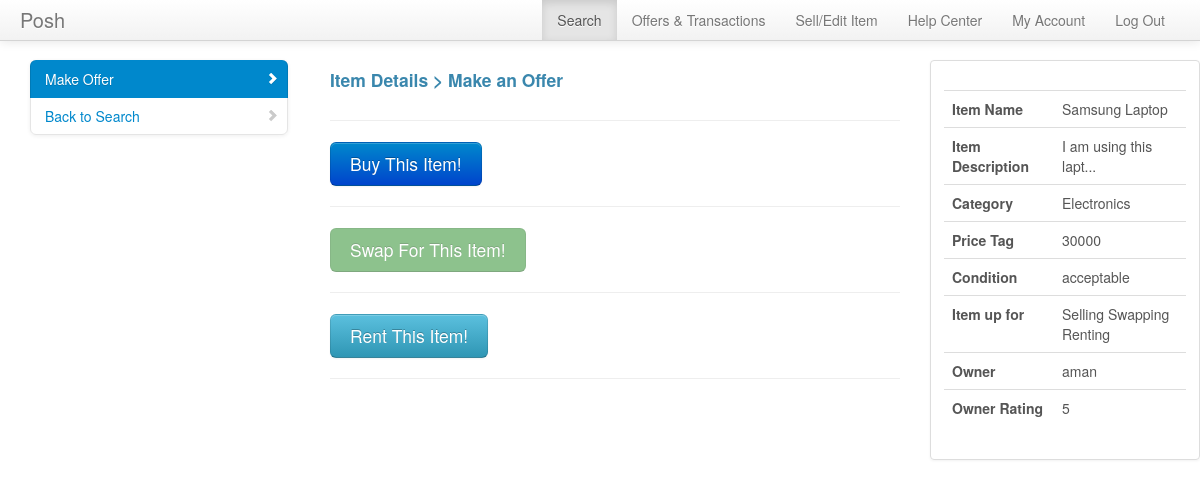
The app's page /manageoffers/makeoffer.php?itemid=52 (signed in) with its own data.
### tables this page shows
CREATE TABLE IF NOT EXISTS `inventory` (
  `itemid` int(10) NOT NULL AUTO_INCREMENT,
  `owner` varchar(20) NOT NULL,
  `itemname` varchar(40) NOT NULL,
  `category` varchar(40) NOT NULL,
  `addedon` timestamp NOT NULL DEFAULT CURRENT_TIMESTAMP,
  `pricetag` int(10) NOT NULL,
  `description` varchar(500) NOT NULL,
  `condition` varchar(20) NOT NULL,
  `image` varchar(500) DEFAULT NULL,
  PRIMARY KEY (`itemid`),
  KEY `owner` (`owner`)
);

CREATE TABLE IF NOT EXISTS `users` (
  `username` varchar(20) NOT NULL,
  `studentid` int(10) NOT NULL,
  `email` varchar(40) NOT NULL,
  `firstname` varchar(40) NOT NULL,
  `lastname` varchar(40) NOT NULL,
  `roomno` int(3) NOT NULL,
  `wing` varchar(1) NOT NULL,
  `rating` float NOT NULL DEFAULT '5',
  `password` varchar(20) NOT NULL,
  `confirmed` int(1) NOT NULL,
  `ratingno` int(11) DEFAULT '1',
  `random` int(11) DEFAULT NULL,
  PRIMARY KEY (`username`)
);

### meekrodb.2.1.class.php (called while the page is built, shortened)
<?php
class DB {
  protected static $mdb = null;
  public static function getMDB() {
    $mdb = DB::$mdb;
    if ($mdb === null) {
      $mdb = DB::$mdb = new MeekroDB();
    }
    return $mdb;
  }
  public static function query() { $args = func_get_args(); return call_user_func_array(array(DB::getMDB(), 'query'), $args); }
  public static function queryFirstRow() { $args = func_get_args(); return call_user_func_array(array(DB::getMDB(), 'queryFirstRow'), $args); }
  public static function count() { $args = func_get_args(); return call_user_func_array(array(DB::getMDB(), 'count'), $args); }
}
class MeekroDB {
  public $dbName = '';
  public $user = '';
  public $password = '';
  public $host = 'localhost';
  public $port = null;
  public $encoding = 'latin1';
  public $queryMode = 'queryAllRows';
  public $param_char = '%';
  public $named_param_seperator = '_';
  public $internal_mysql = null;
  public $num_rows = 0;
  public function __construct($host=null, $user=null, $password=null, $dbName=null, $port=null, $encoding=null) {
    if ($host === null) $host = DB::$host;
    if ($user === null) $user = DB::$user;
    if ($password === null) $password = DB::$password;
    if ($dbName === null) $dbName = DB::$dbName;
    if ($port === null) $port = DB::$port;
    if ($encoding === null) $encoding = DB::$encoding;
    $this->host = $host;
    $this->user = $user;
    $this->password = $password;
    $this->dbName = $dbName;
    $this->port = $port;
    $this->encoding = $encoding;
  }
  public function get() {
    $mysql = $this->internal_mysql;
    if ($mysql == null) {
      if (! $this->port) $this->port = ini_get('mysqli.default_port');
      $mysql = new mysqli($this->host, $this->user, $this->password, $this->dbName, $this->port);
      $mysql->set_charset($this->encoding);
      $this->internal_mysql = $mysql;
    }
    return $mysql;
  }
  public function count() { $args = func_get_args(); return call_user_func_array(array($this, 'numRows'), $args); }
  public function numRows() { return $this->num_rows; }
  public function escape($str) {
    $db = $this->get();
    return $db->real_escape_string($str);
  }
  protected function prependCall($function, $args, $prepend) {
    array_unshift($args, $prepend);
    return call_user_func_array($function, $args);
  }
  protected function wrapStr($strOrArray, $wrapChar, $escape = false) {
    if (! is_array($strOrArray)) {
      if ($escape) return $wrapChar . $this->escape($strOrArray) . $wrapChar;
      else return $wrapChar . $strOrArray . $wrapChar;
    } else {
      $R = array();
      foreach ($strOrArray as $element) {
        $R[] = $this->wrapStr($element, $wrapChar, $escape);
      }
      return $R;
    }
  }
  public function freeResult($result) {
    return $result->free();
  }
  public function parseQueryParamsNew() {
    $args = func_get_args();
    $sql = array_shift($args);
    $args_all = $args;
    $posList = array();
    $pos_adj = 0;
    $param_char_length = strlen($this->param_char);
    $named_seperator_length = strlen($this->named_param_seperator);
    $types = array(
      $this->param_char . 'll',
      $this->param_char . 'ls',
      $this->param_char . 'l',
      $this->param_char . 'li',
      $this->param_char . 'ld',
      $this->param_char . 'lb',
      $this->param_char . 's',
      $this->param_char . 'i',
      $this->param_char . 'd',
      $this->param_char . 'b',
      $this->param_char . 'ss'
    );
    foreach ($types as $type) {
      $lastPos = 0;
      while (($pos = strpos($sql, $type, $lastPos)) !== false) {
        $lastPos = $pos + 1;
        $posList[$pos] = $type;
      }
    }
    ksort($posList);
    foreach ($posList as $pos => $type) {
      $type = substr($type, $param_char_length);
      $length_type = strlen($type) + $param_char_length;
      $new_pos = $pos + $pos_adj;
      $new_pos_back = $new_pos + $length_type;
      if ($arg_number_length = strspn($sql, '0123456789', $new_pos_back)) {
        $arg_number = substr($sql, $new_pos_back, $arg_number_length);
        if (! isset($args_all[$arg_number])) $this->nonSQLError("Non existent argument reference (arg $arg_number): $sql");
        $arg = $args_all[$arg_number];
      } else {
        $arg = array_shift($args);
      }
      if (in_array($type, array('s', 'i', 'd', 'b', 'l'))) {
        $array_type = false;
        $arg = array($arg);
        $type = 'l' . $type;
      } else if ($type == 'ss') {
        $result = "'%" . $this->escape(str_replace(array('%', '_'), array('\%', '\_'), $arg)) . "%'";
      } else {
        $array_type = true;
        if (! is_array($arg)) $this->nonSQLError("Badly formatted SQL query: $sql -- expecting array, but didn't get one!");
      }
      if ($type == 'ls') $result = $this->wrapStr($arg, "'", true);
      else if ($type == 'li') $result = array_map('intval', $arg);
      else if ($type == 'ld') $result = array_map('floatval', $arg);
      else if ($type == 'lb') $result = array_map(array($this, 'formatTableName'), $arg);
      else if ($type == 'll') $result = $arg;
      else if (! $result) $this->nonSQLError("Badly formatted SQL query: $sql");
      if (is_array($result)) {
        if (! $array_type) $result = $result[0];
        else $result = '(' . implode(',', $result) . ')';
      }
      $sql = substr_replace($sql, $result, $new_pos, $length_type + $arg_number_length);
      $pos_adj += strlen($result) - ($length_type + $arg_number_length);
    }
    return $sql;
  }
  public function parseQueryParams() {
    $args = func_get_args();
    if (count($args) < 2) return $args[0];
    if (is_string($args[1]) && preg_match('/^[is]+$/', $args[1]) && substr_count($args[0], '?') > 0)
      return call_user_func_array(array($this, 'parseQueryParamsOld'), $args);
    else
      return call_user_func_array(array($this, 'parseQueryParamsNew'), $args);
  }
  public function query() {
    $args = func_get_args();
    if ($this->queryMode == 'buffered' || $this->queryMode == 'unbuffered') {
      return $this->prependCall(array($this, 'queryHelper'), $args, $this->queryMode);
    } else {
      return call_user_func_array(array($this, 'queryAllRows'), $args);
    }
  }
  public function queryUnbuf() { $args = func_get_args(); return $this->prependCall(array($this, 'queryHelper'), $args, 'unbuffered'); }
  protected function queryHelper() {
    $args = func_get_args();
    $type = array_shift($args);
    $is_buffered = ($type == 'buffered');
    $is_null = ($type == 'null');
    $sql = call_user_func_array(array($this, 'parseQueryParams'), $args);
    $db = $this->get();
    $result = $db->query($sql, $is_buffered ? MYSQLI_STORE_RESULT : MYSQLI_USE_RESULT);
    if ($is_buffered) $this->num_rows = $result->num_rows;
    else $this->num_rows = null;
    return $result;
  }
  public function queryAllRows() {
    $args = func_get_args();
    $query = call_user_func_array(array($this, 'queryUnbuf'), $args);
    $result = $this->fetchAllRows($query);
    $this->num_rows = count($result);
    return $result;
  }
  public function queryFirstRow() {
    $args = func_get_args();
    $query = call_user_func_array(array($this, 'queryUnbuf'), $args);
    $result = $this->fetchRow($query);
    return $result;
  }
  protected function checkError() {
    return false;
  }
  public function fetchRow($result = null) {
    return $result->fetch_assoc();
  }
  public function fetchAllRows($result = null) {
    $A = array();
    while ($row = $this->fetchRow($result)) {
      $A[] = $row;
    }
    return $A;
  }
}
?>

### manageoffers/makeoffer.php (the view, shortened to what this page needs)
<!DOCTYPE html>
<?php
$item = DB::queryFirstRow("SELECT * FROM inventory WHERE itemid=%s", $_GET['itemid']);
$existingswap = DB::count();
$existingsell = DB::count();
$existingrent = DB::count();
$involved = array();
?>
<html lang="en">
  <head>
    <link href="../bootstrap/css/bootstrap.css" rel="stylesheet">
    <link href="../bootstrap/css/bootstrap-responsive.css" rel="stylesheet">
    <link href="../bootstrap/css/bootstrap-fileupload.css" rel="stylesheet">
    <link href="../bootstrap/css/docs.css" rel="stylesheet">
	</head>
	<body>
		<div class="navbar navbar-fixed-top">
			<div class="navbar-inner">
				<div class="container" style="width: auto; padding: 0 20px;">
					<a class="brand pull-left" href="#">Posh</a>
					<ul class="nav pull-right">
						<li class="active"><a href="../search/searchhome.php">Search</a></li>
						<li><a href="../manageoffers/listoffersbyme.php">Offers & Transactions</a></li>
						<li><a href="../inventory/viewitems.php">Sell/Edit Item</a></li>
						<li><a href="../helpcenter.php">Help Center</a></li>
						<li><a href="../userdetails.php">My Account</a></li>
						<li><a href="../login/logout.php">Log Out</a></li>
					</ul>
				</div>
			</div>
		</div>
		<div class="container" style="width: auto; padding: 20px 0px 0px 0px;">
			<div class="span3 bs-docs-sidebar">
				<ul class="nav nav-list bs-docs-sidenav">
					<li class="active"><a href="#"><i class="icon-chevron-right"></i>Make Offer</a></li>
					<li><a href="../search/searchhome.php"><i class="icon-chevron-right"></i>Back to Search</a></li>
				</ul>
			</div>
			<div class="span6">
			<div class="row-fluid">
			<h4><p class="text-info">Item Details > Make an Offer </p></h4>
			</div>
			<hr>
			<div class="row-fluid">
			<p>
			<?php
			if(!in_array($_GET['itemid'], $involved)){
						$ssrvalue = DB::query("SELECT ssr FROM ssritem WHERE itemid=%i",$item['itemid']);
						$N = count($ssrvalue);
						for($i=0;$i<$N;$i++){
							$val = array_values($ssrvalue[$i]);
							if($val[0]=='sell'){
								if($existingsell>0)
									echo '<a href=""><button class="btn btn-large btn-primary align-center disabled" type="button" >Buy This Item!</button> </a><hr>';
								else echo '<a href="../manageoffers/makeofferbuy.php?itemid='.$item['itemid'].'"><button class="btn btn-large btn-primary align-center" type="button">Buy This Item!</button> </a><hr>';
							}
							if($val[0]=='swap'){
								if($existingswap>0)
								echo '<a href=""><button class="btn btn-large btn-success disabled" type="button" >Swap For This Item!</button> </a><hr>';
							else echo '<a href="../manageoffers/makeofferswap.php?itemid='.$item['itemid'].'"><button class="btn btn-large btn-success" type="button" >Swap For This Item!</button> </a><hr>';
							}
							if($val[0]=='rent'){
								if($existingrent>0)
								echo '<a href=""><button class="btn btn-large btn-info disabled" type="button" >Rent This Item!</button> </a><hr>';
							else echo '<a href="../manageoffers/makeofferrent.php?itemid='.$item['itemid'].'"><button class="btn btn-large btn-info" type="button">Rent This Item!</button> </a><hr>';
							}
						}
					}
					else
						echo 'This item is currently involved in another transaction';
					?>
			</p>
			</div>
			</div>
			<div class="span3">
			<div class="thumbnail">
			<div class="caption">
				<div class="row-fluid">
				<table class="table table-hover">
				<thead>
					<tr>
					<th></th>
					<th></th>
					</tr>
				</thead>
				<tr>
					<th>Item Name </th>
					<td><?php echo $item['itemname']?></td>
				</tr>
				<tr>
					<th>Item Description </th>
					<td><?php echo substr($item['description'],0,20)."..."?></td>
				</tr>
				<tr>
						<th>Category </th>
						<td><?php echo $item['category']?></td>
				</tr>
				<tr>
					<th>Price Tag </th>
					<td><?php echo $item['pricetag']?></td>
				</tr>
				<tr>
					<th>Condition </th>
					<td><?php echo $item['condition']?></td>
				</tr>
				<tr>
					<th>Item up for </th>
					<td>
					<?php
						$ssrvalue = DB::query("SELECT ssr FROM ssritem WHERE itemid=%i",$item['itemid']);
						$N = count($ssrvalue);
						$ssrstring = "";
						for($i=0;$i<$N;$i++){
							$val = array_values($ssrvalue[$i]);
							if($val[0]=='sell')
								$ssrstring=$ssrstring."Selling ";
							if($val[0]=='swap')
								$ssrstring=$ssrstring."Swapping ";
							if($val[0]=='rent')
								$ssrstring=$ssrstring."Renting ";
						}
						echo $ssrstring;
					?>
					</td>
				</tr>
				<tr>
					<th>Owner </th>
					<td><?php echo $item['owner'];?></td>
				</tr>
				<tr>
					<th>Owner Rating</th>
					<td><?php
					$user = DB::query("SELECT * from users where username=%s", $item['owner']);
					$user = $user[0];
					echo round($user['rating'], 2);
					?></td>
				</tr>
				</table>
			</div>
			</div>
			</div>
			</div>
			</div>
	</body>
</html>

### manageoffers/makeoffer.php (style rules this page uses)
body { padding-top: 40px; padding-bottom: 20px; }

### records on screen
inventory: itemname "Samsung Laptop", description "I am using this lapt", category "Electronics", pricetag "30000", condition "acceptable", owner "aman"
users: rating "5"

### other values on screen
$ssrstring "Selling Swapping Renting"
